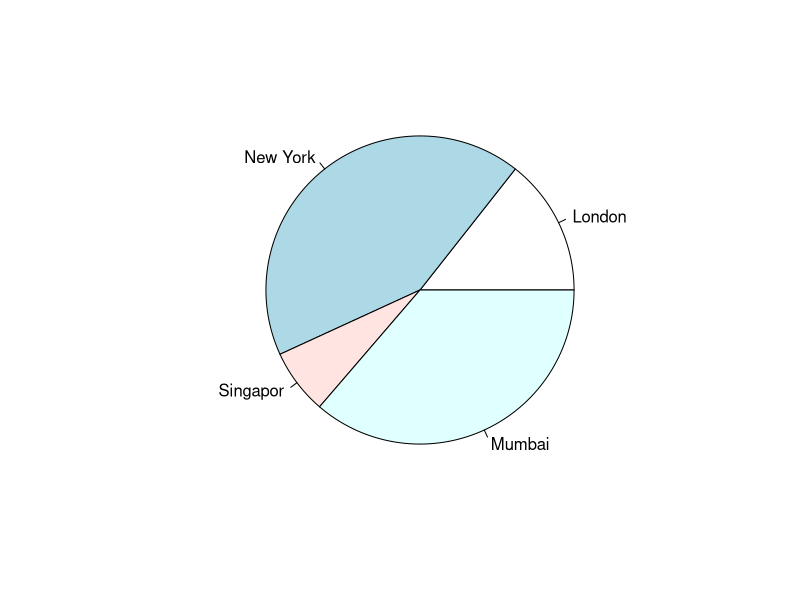
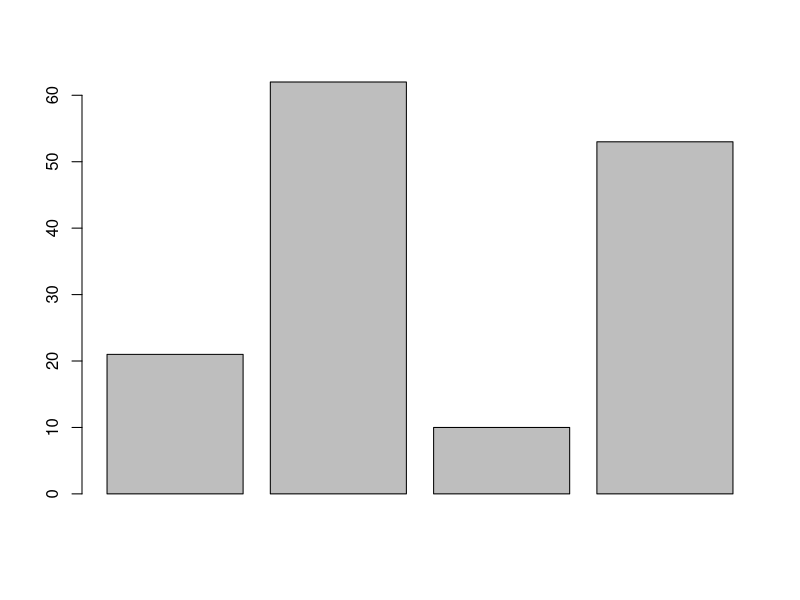
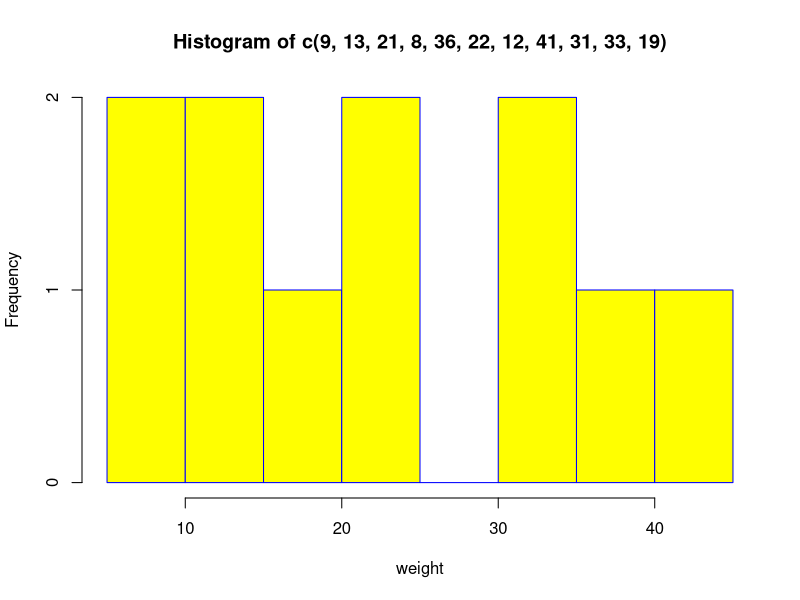
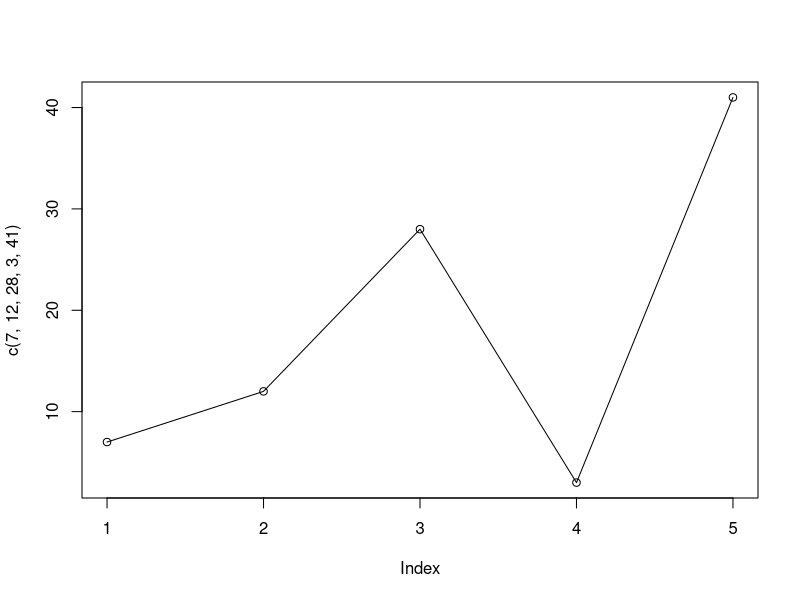

Recreate these plots in R, in order. (Note: this script raises an error after producing the figures.)
## chartDemo
# 파이차트
x <- c(21, 62, 10, 53)
city <- c("London", "New York","Singapor", "Mumbai")
pie(x,city)

# barchart
barplot(x)

#histogram
hist(c(9,13,21,8,36,22,12,41,31,33,19)
     ,xlab = "weight"
     ,col = "yellow"
     ,border = "blue"
     )

#linechart
plot(c(7,12,28,3,41), type = "o")

#주식차트
input <- mtcars[,c('mpg','cy1')]
print(head(input))
boxplot(mpg ~ cy1, data = mtcars
        , xlab = "Numbers"
        , ylab = "Miles"
        , main = "Mileage Data"
        )
